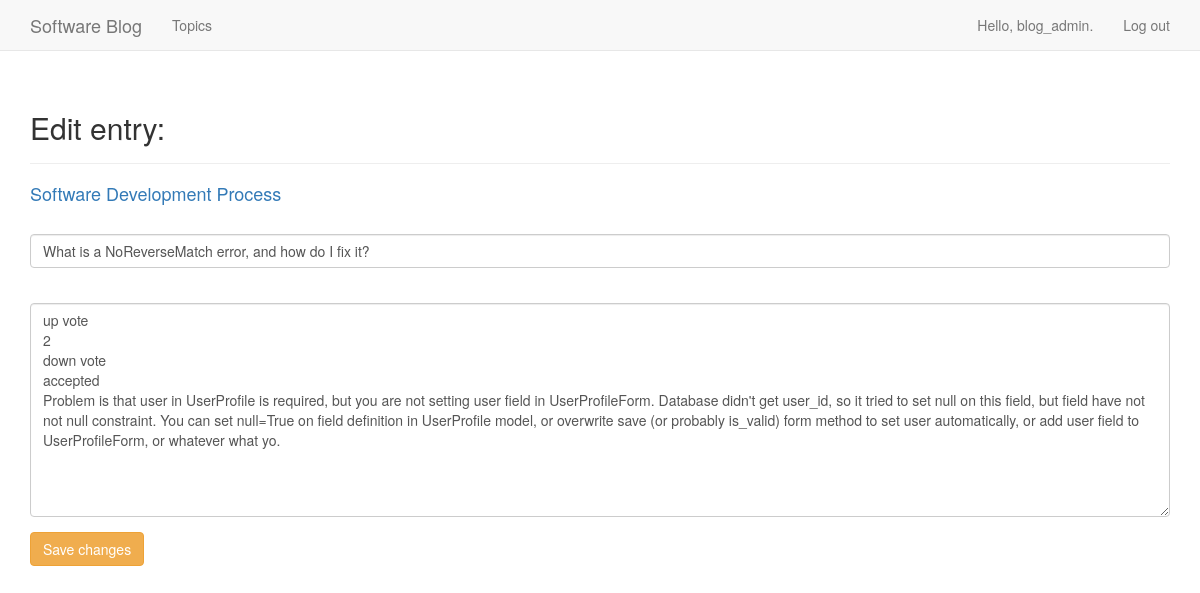
Screenshot of /edit_blogpost/6/ (signed in) with the database file from the repository.
### blogs/models.py (models this page shows, shortened)
class Topic(models.Model):
	text = models.CharField(max_length=200)
	date_added = models.DateTimeField(auto_now_add=True)
	owner = models.ForeignKey(User)
	def __str__(self):
		return self.text

class Blogpost(models.Model):
	topic = models.ForeignKey(Topic)
	title = models.CharField(max_length=160)
	text = models.TextField()
	date_added = models.DateTimeField(auto_now_add=True)
	class Meta:
		verbose_name_plural = 'blogposts'

### blogs/views.py (the view)
# urls.py: url(r'^edit_blogpost/(?P<blogpost_id>\d+)/$', views.edit_blogpost, name='edit_blogpost'),
@login_required
def edit_blogpost(request, blogpost_id):
	blogpost = Blogpost.objects.get(id=blogpost_id)
	topic = blogpost.topic
	if topic.owner != request.user:
		raise Http404
	if request.method != 'POST':
		form = BlogpostForm(instance=blogpost)
	else:
		form = BlogpostForm(instance=blogpost, data=request.POST)
		if form.is_valid():
			form.save()
			return HttpResponseRedirect(reverse('blogs:topic',args=[topic.id]))
	context = {'blogpost': blogpost, 'topic': topic, 'form': form}
	return render(request, 'blogs/edit_blogpost.html', context)

### blogs/forms.py
class BlogpostForm(forms.ModelForm):
	class Meta:
		model = Blogpost
		fields = ['title', 'text']
		labels = {'title': '', 'text': ''}
		widgets = {'title': forms.TextInput(attrs={'size': 80}), 'text': forms.Textarea(attrs={'cols': 80})}

### blogs/templates/blogs/edit_blogpost.html (shortened to what this page needs)
{% extends "blogs/base.html" %}
{% load bootstrap3 %}
{% block header %}
	<h2>Edit entry:</h2>
{% endblock header %}
{% block content %}
	<h4><a href="{% url 'blogs:topic' topic.id %}">{{ topic }}</a></h4>
<form action="{% url 'blogs:edit_blogpost' blogpost.id %}" method='post' class="form">
	{% bootstrap_form form %}
	{% buttons %}
	<button name="submit" class="btn btn-warning">Save changes</button>
	{% endbuttons %}
</form>
{% endblock content %}

### blogs/templates/blogs/base.html (shortened to what this page needs)
{% load bootstrap3 %}
<!DOCTYPE html>
<html lang="en">
	<head>
		{% bootstrap_css %}
	</head>
<body>
	<nav class="navbar navbar-default navbar-static-top">
		<div class="container">
			<div class="navbar-header">
				<a class="navbar-brand" href="{% url 'blogs:index' %}">Software Blog</a>
			</div>
			<div id="navbar" class="navbar-collapse collapse">
				<ul class="nav navbar-nav">
					<li><a href="{% url 'blogs:topics' %}">Topics</a></li>
				</ul>
				<ul class="nav navbar-nav navbar-right">
					{% if user.is_authenticated %}
						<li><a>Hello, {{user.username }}.</a></li>
						<li><a href="{% url 'users:logout' %}">Log out</a></li>
					{% else %}
						<li><a href="{% url 'users:register'%}">Register</a></li>
						<li><a href="{% url 'users:login' %}">Log in</a></li>
					{% endif %}
				</ul>
			</div>
		</div>
	</nav>
	<div class="container">
		<div class="page-header">
			{% block header %}{% endblock header %}
		</div>
		<div>
			{% block content %}{% endblock content %}
		</div>
	</div>
</body>
</html>

### rows the page displays
Topic: text "Software Development Process"
Blogpost: title "What is a NoReverseMatch error, and how do I fix it?", text "up vote 2 down vote accepted Problem is that user in UserProfile is required, but you are not setting user field in UserProfileForm. Database didn't get user_id, so it tried to set null on this field, but field have not not null constraint. You can set null=True on field definition in UserProfile model, or overwrite save (or probably is_valid) form method to set user automatically, or add user field to UserProfileForm, or whatever what yo."

### other values shown
{{ user.username }} "blog_admin"
